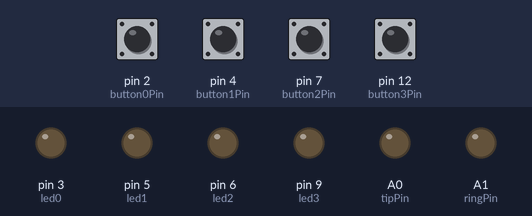
This sketch was run on a simulated Arduino Uno, built with avr-gcc and run on an emulated ATmega328P. Shown: output pins drawn as LEDs (lit = HIGH). Inputs (shaded band) come from the test bench; at power-on: pin 2 (button0Pin), pin 4 (button1Pin), pin 7 (button2Pin), pin 12 (button3Pin) HIGH.

Above: at 2.0 s.
2.1 s: pin 4 (button1Pin) pulled LOW for 0.15 s
At 2.19 s:
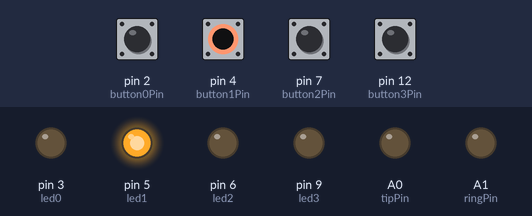
3.7 s: pin 7 (button2Pin) pulled LOW for 0.15 s
At 3.77 s:
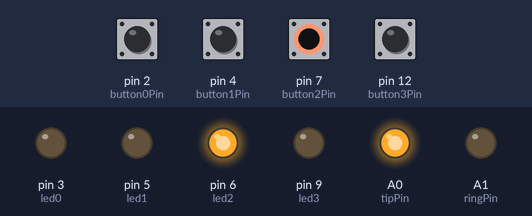
5.3 s: pin 12 (button3Pin) pulled LOW for 0.15 s
At 6.3 s:
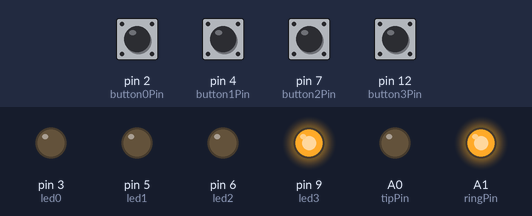
11.4 s: pin 12 (button3Pin) pulled LOW for 1 s
At 15.6 s:
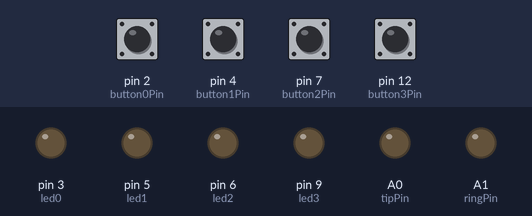
Timing chart, 0 to 16.4 s (numbered marks = the images above; inputs shaded):
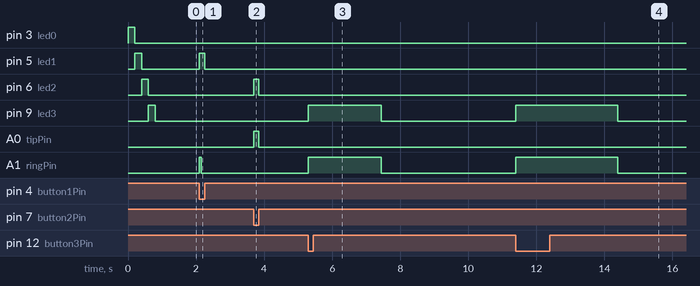

Measured:
- after the input at 2.1 s, pin 5 (led1): LOW → HIGH at once, → LOW 0.15 s later; A1 (ringPin): LOW → HIGH at once, → LOW 0.05 s later
- after the input at 3.7 s, pin 6 (led2), A0 (tipPin): LOW → HIGH at once, → LOW 0.15 s later
- after the input at 5.3 s, pin 9 (led3), A1 (ringPin): LOW → HIGH at once, → LOW 2.1 s later
- after the input at 11.4 s, pin 9 (led3), A1 (ringPin): LOW → HIGH at once, → LOW 3.0 s later

The sketch:

RC3_FS.ino
```cpp
#include <MIDI.h>

int button0Pin = 2;
int button1Pin = 4;
int button2Pin = 7;
int button3Pin = 12;
int led0 = 3;
int led1 = 5;
int led2 = 6;
int led3 = 9;
int tipPin = A0;
int ringPin =  A1;
int button0State = 0;
int button1State = 0;
int button2State = 0;
int button3State = 0;
int rxPin = 0;
unsigned long ringMillis = 0;
unsigned long shiftUpMillis = 0;
unsigned long shiftDownMillis = 0;
unsigned long button0Millis = 0;
unsigned long button1Millis = 0;
unsigned long button2Millis = 0;
unsigned long button3Millis = 0;
int lastbutton0State = 0;
int lastbutton1State = 0;
int lastbutton2State = 0;
int lastbutton3State = 0;
int ringTime = 0;
int shiftingUp = 0;
int shiftingDown = 0;
int tapMidi = 0;
int tapped = 0;
int counter = 0;
byte midi_start = 0xfa;
byte midi_stop = 0xfc;
byte midi_clock = 0xf8;
byte midi_continue = 0xfb;
byte data;

void setup() {
  Serial.begin(31250);
  pinMode(tipPin, OUTPUT);
  pinMode(ringPin, OUTPUT);
  pinMode(button0Pin, INPUT_PULLUP);
  pinMode(button1Pin, INPUT_PULLUP);
  pinMode(button2Pin, INPUT_PULLUP);
  pinMode(button3Pin, INPUT_PULLUP);
  pinMode(led0, OUTPUT);
  pinMode(led1, OUTPUT);
  pinMode(led2, OUTPUT);
  pinMode(led3, OUTPUT);
  digitalWrite(led0, HIGH);
  delay(200);
  digitalWrite(led0, LOW);
  digitalWrite(led1, HIGH);
  delay(200);
  digitalWrite(led1, LOW);
  digitalWrite(led2, HIGH);
  delay(200);
  digitalWrite(led2, LOW);
  digitalWrite(led3, HIGH);
  delay(200);
  digitalWrite(led3, LOW);
}

void loop() {
  unsigned long currentMillis = millis();
  button0State = digitalRead(button0Pin);
  button1State = digitalRead(button1Pin);
  button2State = digitalRead(button2Pin);
  button3State = digitalRead(button3Pin);

//Stop/manual tap tempo button

  if ((tapMidi == 0) && (currentMillis - button2Millis >= 50) && (button2State != lastbutton2State)) {
    if (button2State == LOW) {
      digitalWrite(tipPin, HIGH);
      digitalWrite(led2, HIGH);
    }
    else {
      digitalWrite(tipPin, LOW);
      digitalWrite(led2, LOW);
    }
    button2Millis = currentMillis;
    lastbutton2State = button2State;
  }

//Convert incoming MIDI to tap tempo

  if ((data == midi_clock) && (tapMidi == 0) && (currentMillis - button0Millis >= 50) && (button0State != lastbutton0State)) {
    if (button0State == LOW) {
      tapMidi = 1;
    }
    else {
      tapMidi = 0;
    }
    button0Millis = currentMillis;
    lastbutton0State = button0State;
  }
  if(Serial.available() > 0) {
    data = Serial.read();
    Serial.write(data);
    if(data == midi_clock) {
      Sync();
    }
    if(data == midi_start || data == midi_stop){
      counter = 23;
    }
  }
  if(tapped >= 5) {
    tapped = 0;
    tapMidi = 0;
    digitalWrite(tipPin, LOW);
  }

//Shift up by pressing button1
  if ((shiftingDown == 0) && (currentMillis - button1Millis >= 50) && (button1State != lastbutton1State)) {
    if (button1State == LOW) {
      shiftingUp = 1;
      shiftUp();
    }
    else {
      digitalWrite(ringPin, LOW);
      digitalWrite(led1, LOW);
      shiftingUp = 0;
    }
    button1Millis = currentMillis;
    lastbutton1State = button1State;
  }
  if ((shiftingUp == 1) && (currentMillis - shiftUpMillis >= 50) && (currentMillis - shiftUpMillis <= 2000)){
    digitalWrite(ringPin, LOW);
  }
  if ((shiftingUp >= 2) && (currentMillis - shiftUpMillis >= 50) && (currentMillis - shiftUpMillis <= 500)){
    digitalWrite(ringPin, LOW);
  }
  if ((shiftingUp == 1) && (currentMillis - shiftUpMillis >= 2000)){
    shiftUp();
    shiftingUp = 2;
  }
  if ((shiftingUp > 1) && (currentMillis - shiftUpMillis >= 500)){
    shiftUp();
  }

//Stop shifting down by pressing button1
  if ((shiftingDown == 1) && (currentMillis - button1Millis >= 50) && (button1State != lastbutton1State)) {
    if (button1State == LOW) {
      digitalWrite(ringPin, LOW);
      digitalWrite(led3, LOW);
      shiftingDown = 0;
      ringTime = 0;
    }
    button1Millis = currentMillis;
    lastbutton1State = button1State;
  }

//Shift down by pressing button 3
  if ((shiftingUp == 0) && (currentMillis - button3Millis >= 50) && (button3State != lastbutton3State)) {
    if (button3State == LOW) {
      digitalWrite(ringPin, HIGH);
      digitalWrite(led3, HIGH);
      shiftDown();
    }
    else if (currentMillis - shiftDownMillis <= 2000){
      shiftingDown = 1;
      ringTime = ringTime + 500;
    }
    else {
      digitalWrite(ringPin, LOW);
      digitalWrite(led3, LOW);
    }
    button3Millis = currentMillis;
    lastbutton3State = button3State;
  }
  if (shiftingDown == 1) {
    if ((currentMillis - ringMillis >= 1500 + ringTime) && (button3State == HIGH)){
      digitalWrite(ringPin, LOW);
      digitalWrite(led3, LOW);
      shiftingDown = 0;
      ringMillis = currentMillis;
    }
  }
  if (shiftingDown == 0) {
    ringMillis = currentMillis;
    ringTime = 0;
  }
}

void Sync() {
  if(counter == 23) {
    counter = 0;
    if(tapMidi == 0) {
      digitalWrite(led0, HIGH);
    }
    else if(tapMidi == 1) {
      digitalWrite(tipPin, HIGH);
      digitalWrite(led0, LOW);
      tapped++;
    }
  }
  else if(counter < 23) {
    counter = counter + 1;
    if(tapMidi == 0) {
      digitalWrite(led0, LOW);
    }
    else if(tapMidi == 1) {
      digitalWrite(tipPin, LOW);
      digitalWrite(led0, HIGH);
    }
  }
  else {
    counter = counter + 1;
  }
}

void shiftUp() {
  unsigned long currentMillis = millis();
  digitalWrite(led1, HIGH);
  digitalWrite(ringPin, HIGH);
  shiftUpMillis = currentMillis;
}

void shiftDown() {
  unsigned long currentMillis = millis();
  shiftDownMillis = currentMillis;
}
```
